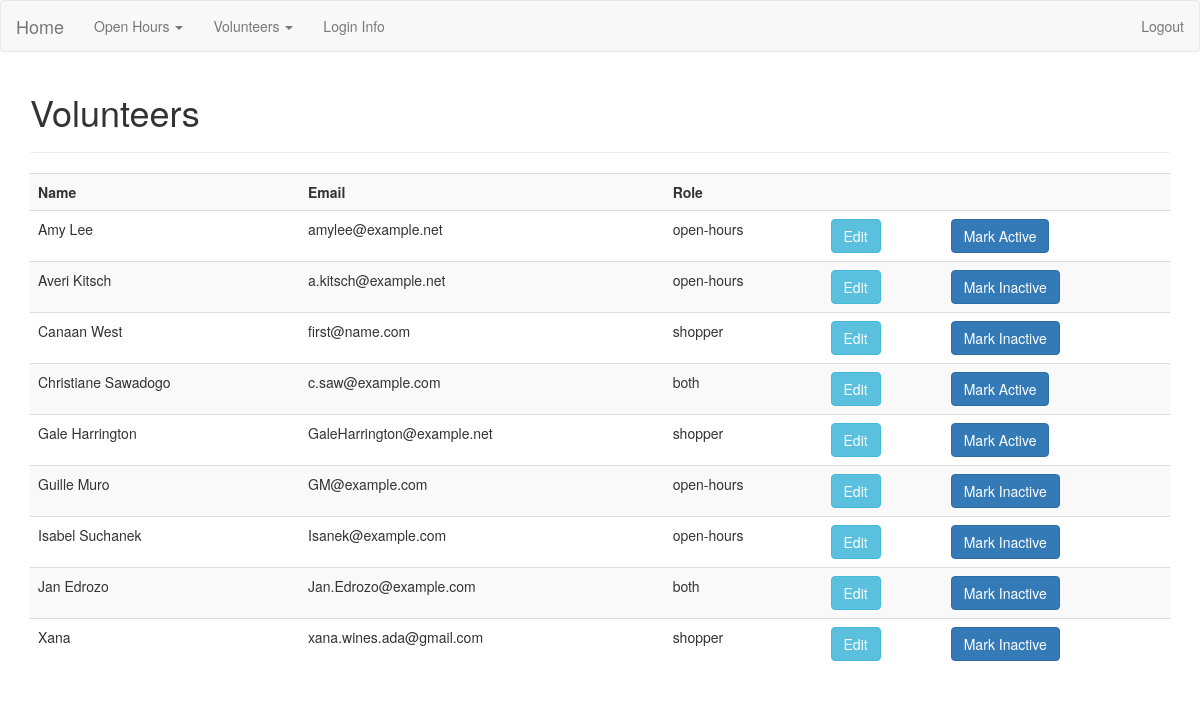
Screenshot of /volunteers/ (signed in) with the database file from the repository.
### app/models.py (models this page shows, shortened)
class Volunteer(db.Model):
    id = db.Column(db.Integer(), primary_key=True)
    name = db.Column(db.String(100), unique=True)
    role = db.Column(db.String(50))
    email = db.Column(db.String(255), nullable=False)
    active = db.Column(db.Boolean)
    openhours = db.relationship('Openhour', secondary=openhour_volunteers, backref='ohvolunteers', lazy='subquery')
    openhour_shoppers = db.relationship('Openhour', secondary=openhour_shoppers, backref='ohshoppers', lazy='subquery')
    notes = db.relationship('Note', backref='openhour', lazy=True)

### app/volunteers/views.py (the view)
@volunteers_blueprint.route('/', methods=['GET', 'POST'])
@admin_logged_in
def index():
    if request.method == 'POST':
        volid = request.form['id']
        volunteer = Volunteer.query.get(volid)
        if request.form['submit'] == 'Mark Active':
            volunteer.active = True
            flash('Volunteer %s status changed to Active' % volunteer.name, 'success')
        elif request.form['submit'] == 'Mark Inactive':
            volunteer.active = False
            flash('Status of %s changed to Inactive' % volunteer.name, 'success')
        db.session.commit()
        return redirect(url_for('volunteers.index'))
    elif request.method == 'GET':
        volunteers = Volunteer.query.order_by(Volunteer.name.asc()).all()
        if volunteers:
            return render_template('volunteers.html', volunteers=volunteers)
        else:
            msg = 'No Volunteers Found'
            return render_template('volunteers.html', msg=msg)

### app/login_helpers.py (called while the page is built)
def admin_logged_in(f):
    @wraps(f)
    def wrap(*args, **kwargs):
        if 'user' in session and session['user']=='admin':
            return f(*args, **kwargs)
        else:
            flash('You must have admin privileges to complete this action', 'danger')
            return redirect(url_for('index'))
    return wrap

### app/volunteers/templates/volunteers.html (shortened to what this page needs)
{% extends 'layout.html' %}
{% block body %}
  <h1>Volunteers</h1>
  <hr>
  <table class="table table-striped">
    <tr>
      <th>Name</th>
      <th>Email</th>
      <th>Role</th>
      <th></th>
      <th></th>
    </tr>
    {% for volunteer in volunteers %}
      <tr>
        <td>{{ volunteer.name }}</td>
        <td>{{ volunteer.email }}</td>
        <td>{{ volunteer.role }}</td>
        <td><a class="btn btn-info" href="{{volunteer.id}}/edit">Edit</a></td>
        <td>
          <form action="" method="POST">
            {% if volunteer.active == True %}
              <input class="btn btn-primary" type="submit" name="submit" value="Mark Inactive" data={{volunteer.id}}/>
            {% else %}
              <input class="btn btn-primary" type="submit" name="submit" value="Mark Active" data={{volunteer.id}}/>
            {% endif %}
          </form>
        </td>
      </tr>
    {% endfor %}
  </table>
{% endblock %}

### rows the page displays
Volunteer: name "Amy Lee", email "amylee@example.net", role "open-hours"
Volunteer: name "Averi Kitsch", email "a.kitsch@example.net", role "open-hours"
Volunteer: name "Canaan West", email "first@name.com", role "shopper"
Volunteer: name "Christiane Sawadogo", email "c.saw@example.com", role "both"
Volunteer: name "Gale Harrington", email "GaleHarrington@example.net", role "shopper"
Volunteer: name "Guille Muro", email "GM@example.com", role "open-hours"
Volunteer: name "Isabel Suchanek", email "Isanek@example.com", role "open-hours"
Volunteer: name "Jan Edrozo", email "Jan.Edrozo@example.com", role "both"
Volunteer: name "Xana", email "xana.wines.ada@gmail.com", role "shopper"
